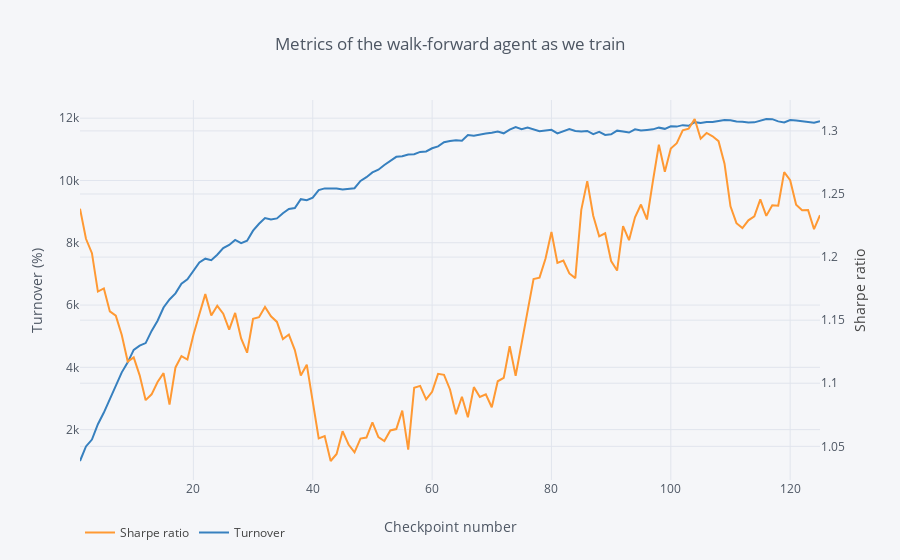

Notebook code for this chart:
### Code cell
nr2episode[cost_of_commissions].plot_metrics_as_we_train()
